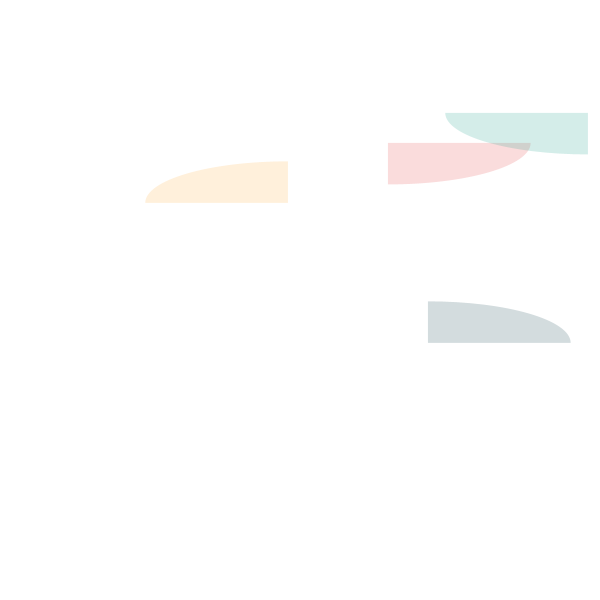
Frame 1 (no input)
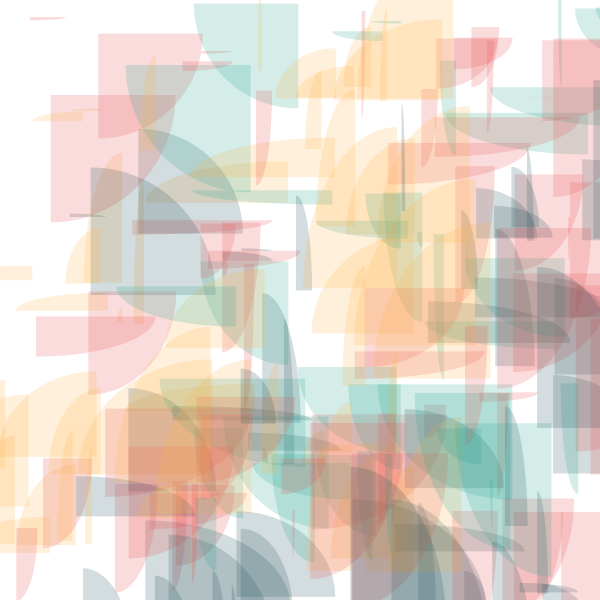
Frame 60 (the mouse pressed at the canvas centre just before this capture)
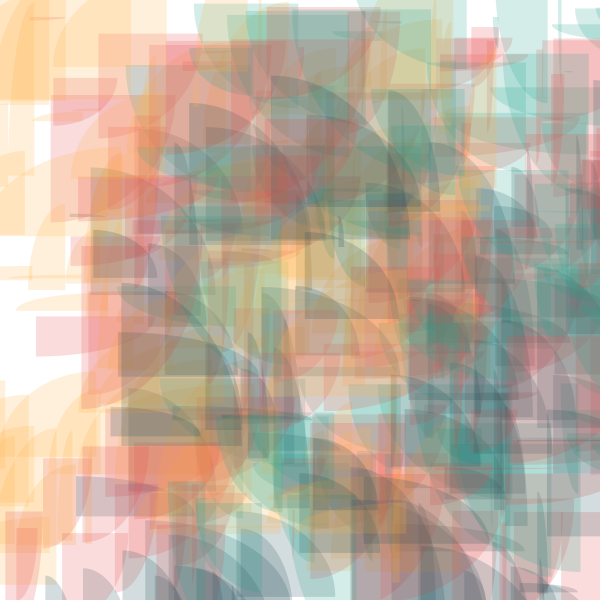
Frame 120 (the mouse held since frame 60 and released just before this capture)

The Processing sketch that drew these frames (run headless with seeded random() and noise(); from frame 60 on, the mouse is pressed at the canvas centre):

// Processing sketch: processing_133829
// ── processing_133829.pde


// TODO: put all your variable declarations here
float arcX;
float arcY;
float arcW;
float arcH;

void setup() {
  size(600,600);  
  smooth(); 
  background(255);  
}

void draw() {

  arcX = random(600);
  arcY = random(550);
  arcW = random(300);
  arcH = random(350);

  noStroke();
 
  fill(228, 74, 77, 50);
  arc(arcX, arcY, arcW, arcH, 0, HALF_PI);
 
  fill(38, 161, 141, 50);
  arc(arcX+200, arcY-30, arcW, arcH, HALF_PI, PI);
  
  fill(255, 178, 72, 50);
  arc(arcX-100, arcY+60, arcW, arcH, PI, PI+HALF_PI);
  
  fill(32, 76, 87, 50);
  arc(arcX+40, arcY+200, arcW, arcH, PI+HALF_PI, TWO_PI);
}
